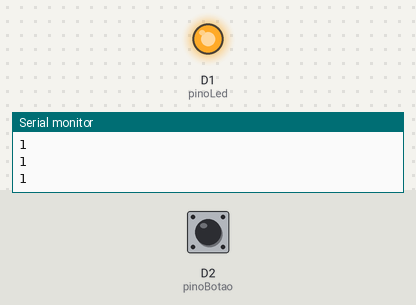
The sketch below on a simulated ESP8266 (NodeMCU). Parts: output pins drawn as LEDs (lit = HIGH), the last lines printed to the serial monitor. The test bench sets the inputs (shaded band); at power-on: D2 (pinoBotao) HIGH.

Above: at 1.3 s.
1.4 s: D2 (pinoBotao) pulled LOW for 0.3 s
At 1.9 s:
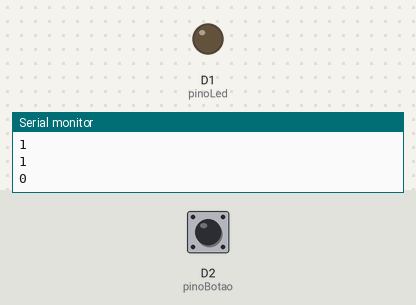
3.5 s: D2 (pinoBotao) pulled LOW for 3.2 s
At 7.8 s:
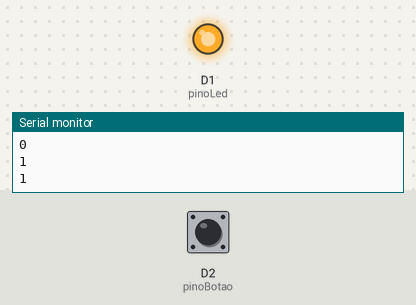
Timing chart, 0 to 9.3 s (numbered marks = the images above; inputs shaded):
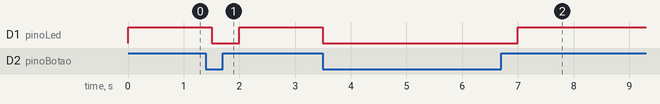

The sketch:

sketch_testepushbutton_led.ino
```cpp
/*#include <Adafruit_SSD1306.h>
#define OLED_RESET LED_BUILTIN
Adafruit_SSD1306 display(OLED_RESET);*/

const int pinoBotao = D2; //PINO DIGITAL UTILIZADO PELO PUSH BUTTON
const int pinoLed = D1; //PINO DIGITAL UTILIZADO PELO LED

void setup() {
pinMode(pinoBotao, INPUT_PULLUP); //DEFINE O PINO COMO ENTRADA / "_PULLUP" É PARA ATIVAR O RESISTOR INTERNO
  //DO ARDUINO PARA GARANTIR QUE NÃO EXISTA FLUTUAÇÃO ENTRE 0 (LOW) E 1 (HIGH)
pinMode(pinoLed, OUTPUT); //DEFINE O PINO COMO SAÍDA
digitalWrite(pinoLed, LOW); //LED INICIA DESLIGADO
Serial.begin(115200);
//ConfigDisplay();
}
void loop(){
  if(digitalRead(pinoBotao) == LOW){ //SE A LEITURA DO PINO FOR IGUAL A LOW, FAZ
      digitalWrite(pinoLed, LOW); //APAGA O LED
      Serial.println(digitalRead(D2));
      delay(500);
  }else{ //SENÃO, FAZ
      digitalWrite(pinoLed, HIGH); //ACENDE O LED
      Serial.println(digitalRead(D2));
      delay(500);
  }
  //mostrar_estado_botao();
}
/*void ConfigDisplay(){
  display.begin(SSD1306_SWITCHCAPVCC, 0x3C);
  display.setTextColor(WHITE);
  display.clearDisplay();
}
void mostrar_estado_botao(){
  if(digitalRead(pinoBotao) == LOW)
    exibe_display("low ", (pinoBotao));
  //exibe_display("Umidade ",(umidade)," %");
  else
    exibe_display("high ", (pinoBotao));

}

//EXIBE TEMPERATURA E UMIDADE NO DISPLAY
void exibe_display(const char* texto1, bool pinoBotao){
  display.clearDisplay(); //limpa o display
  display.setTextSize(1); //1a linha
  display.setCursor(0,0);
  display.print(texto1);
  display.setTextSize(3); // 2a linha
  display.setCursor(0,20);
  display.print(pinoBotao);
  //display.setTextSize(2);
  //display.print(texto2);
  display.display();
  delay(2000);
}*/
```

Measured:
- after the input at 1.4 s, D1 (pinoLed): HIGH → LOW after 0.10 s, → HIGH 0.50 s later
- after the input at 3.5 s, D1 (pinoLed): HIGH → LOW at once, → HIGH 3.5 s later
